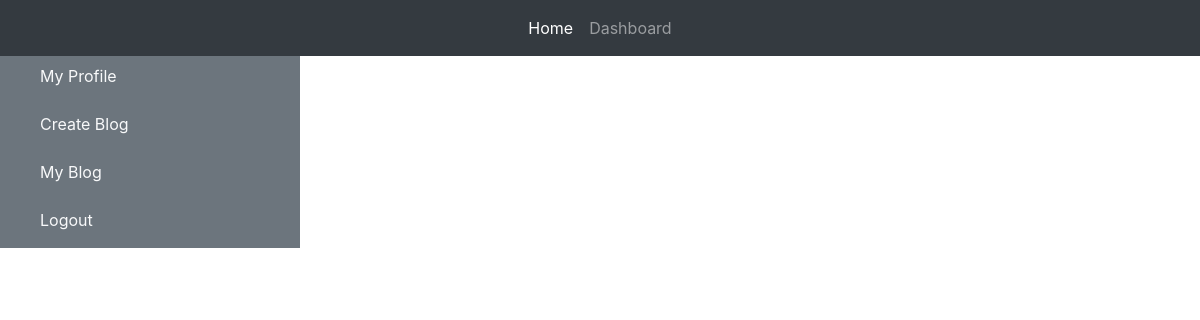
Before: /all_blog/ (signed in) with the older database file.
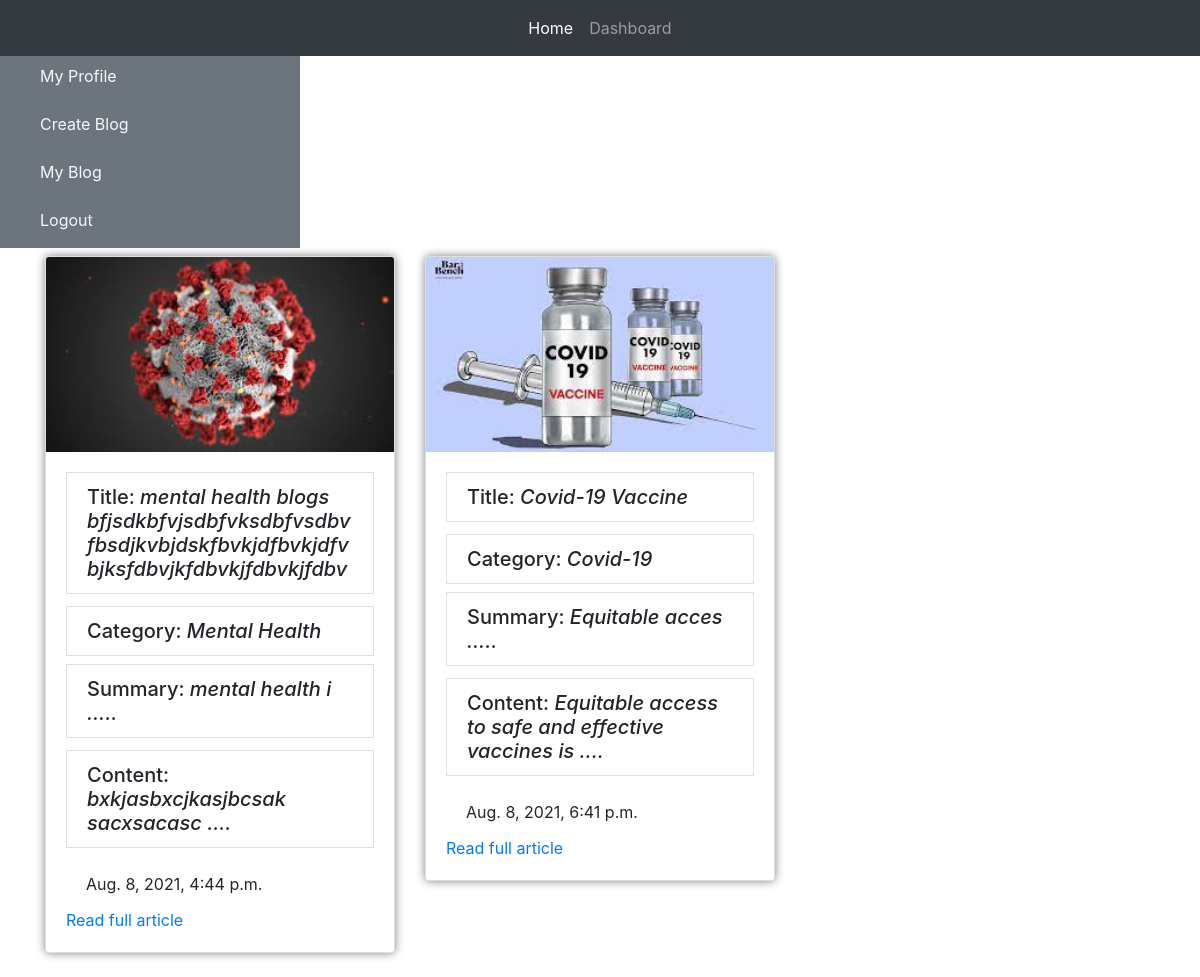
After: the same page with the newer database file.
### account/models.py (models this page shows, shortened)
class Blog(models.Model):
    status = (
        ("Draft","Draft"),
        ("Published","Published")
    )
    title = models.CharField(max_length=250,unique=True)
    image = models.ImageField(upload_to='blogimage/%Y/%m/%d/')
    category = models.CharField(max_length=250)
    summary = models.CharField(max_length=250)
    content = models.TextField(null=True)
    doctor_id = models.ForeignKey(User,on_delete=models.CASCADE,null=True)
    draft = models.CharField(choices=status,null=True,max_length=50)
    created_on = models.DateTimeField(auto_now_add=True,null=True)
    updated_on = models.DateTimeField(auto_now=True,null=True)

### account/views.py (the view)
# urls.py: path('all_blog/',views.all_blog,name="all_blog"),
@login_required
def all_blog(request):
    publish_post = Blog.objects.filter(draft="Published")
    data = {
        "publish_post":publish_post
    }
    return render(request,"all_blog.html",data)

### template/all_blog.html
{% extends 'dashboard.html' %}
{% block myblock %}
<div class="container">
    <div class="row">
        {% for publish_post in publish_post %}
        <div class="col-md-4 my-2">
            <div class="card mb-3" style="box-shadow: 0px 0px 10px gray;">
                <img class="card-img-top" src="{{publish_post.image.url}}" alt="Card image cap">
                <div class="card-body">
                    <ul class="list-group list-group-flush">
                        <h5 class="card-title"><li class="list-group-item">Title: <i>{{publish_post.title}}</i></li></h5>
                        <h5 class="card-text"><li class="list-group-item">Category: <i>{{publish_post.category}}</i></li></h5>
                        <h5 class="card-title"><li class="list-group-item">Summary: <i>{{publish_post.summary|slice:"0:15"}} .....</i></li></h5>
                        <h5 class="card-title"><li class="list-group-item">Content: <i>{{publish_post.content|slice:"0:50"}} ....</i></li></h5>
                        <li class="list-group-item">{{publish_post.created_on}}</li>
                      </ul>
                    <a href="{% url 'account:read_full_article' publish_post.id %}" class="card-link">Read full article</a>
                </div>
            </div>
        </div>
        {% endfor %}
    </div>
</div>
{% endblock %}

### template/dashboard.html
{% extends 'base.html' %}
{% block content %}
<div class="container-fluid">
    <div class="row">
        <div class="col-md-3 p-0 bg-secondary">
            <ul type="None" class="mt-2">
                <a href="{% url 'account:profile' %}"><li class="text-light">My Profile</li></a>
                <br>
                {% if user.is_staff %}
                <a href="{% url 'account:create_blog' %}"><li class="text-light">Create Blog</li></a>
                <br>
                <a href="{% url 'account:my_blog' %}"><li class="text-light">My Blog</li></a>
                <br>
                <a href="{% url 'account:logout' %}"><li class="text-light">Logout</li></a>
                {% else %}
                <a href="{% url 'account:all_blog' %}"><li class="text-light">All Blog Post</li></a>
                <br>
                <a href="{% url 'account:logout' %}"><li class="text-light">Logout</li></a>
                {% endif %}
            </ul>
        </div>
{% block myblock %}
{% endblock %}
    </div>
</div>
{% endblock %}

### template/base.html (shortened to what this page needs)
{% load static %}
<!DOCTYPE html>
<html lang="en">
<head>
    <link rel="stylesheet" href="{% static 'bootstrap/css/bootstrap.min.css' %}">
</head>
<body>
    <div class="container-fluid">
        <div class="row">
            <div class="col-md-12 p-0">
                <nav class="navbar navbar-expand-lg navbar-dark bg-dark">
                    <div class="collapse navbar-collapse" id="navbarSupportedContent">
                        <ul class="navbar-nav mx-auto">
                            <li class="nav-item active">
                                <a class="nav-link" href="{% url 'account:home' %}">Home <span class="sr-only">(current)</span></a>
                            </li>
                            {% if request.user.is_authenticated %}
                            <li class="nav-item">
                                <a class="nav-link" href="{% url 'account:dashboard' %}">Dashboard</a>
                            </li>
                            {% endif %}
                        </ul>
                    </div>
                </nav>
            </div>
        </div>
    </div>
    {% block content %}
    {% endblock %}
</body>
</html>

Changed rows visible on the page:
added Blog: image (picture), title "mental health blogs bfjsdkbfvjsdbfvksdbfvsdbvfbsdjkvbjdskfbvkjdfbvkjdfvbjksfdbvjkfdbvkjfdbvkjfdbv", category "Mental Health", summary "mental health i", content "bxkjasbxcjkasjbcsak sacxsacasc", created_on "Aug. 8, 2021, 4:44 p.m."
added Blog: image (picture), title "Covid-19 Vaccine", category "Covid-19", summary "Equitable acces", content "Equitable access to safe and effective vaccines is", created_on "Aug. 8, 2021, 6:41 p.m."
